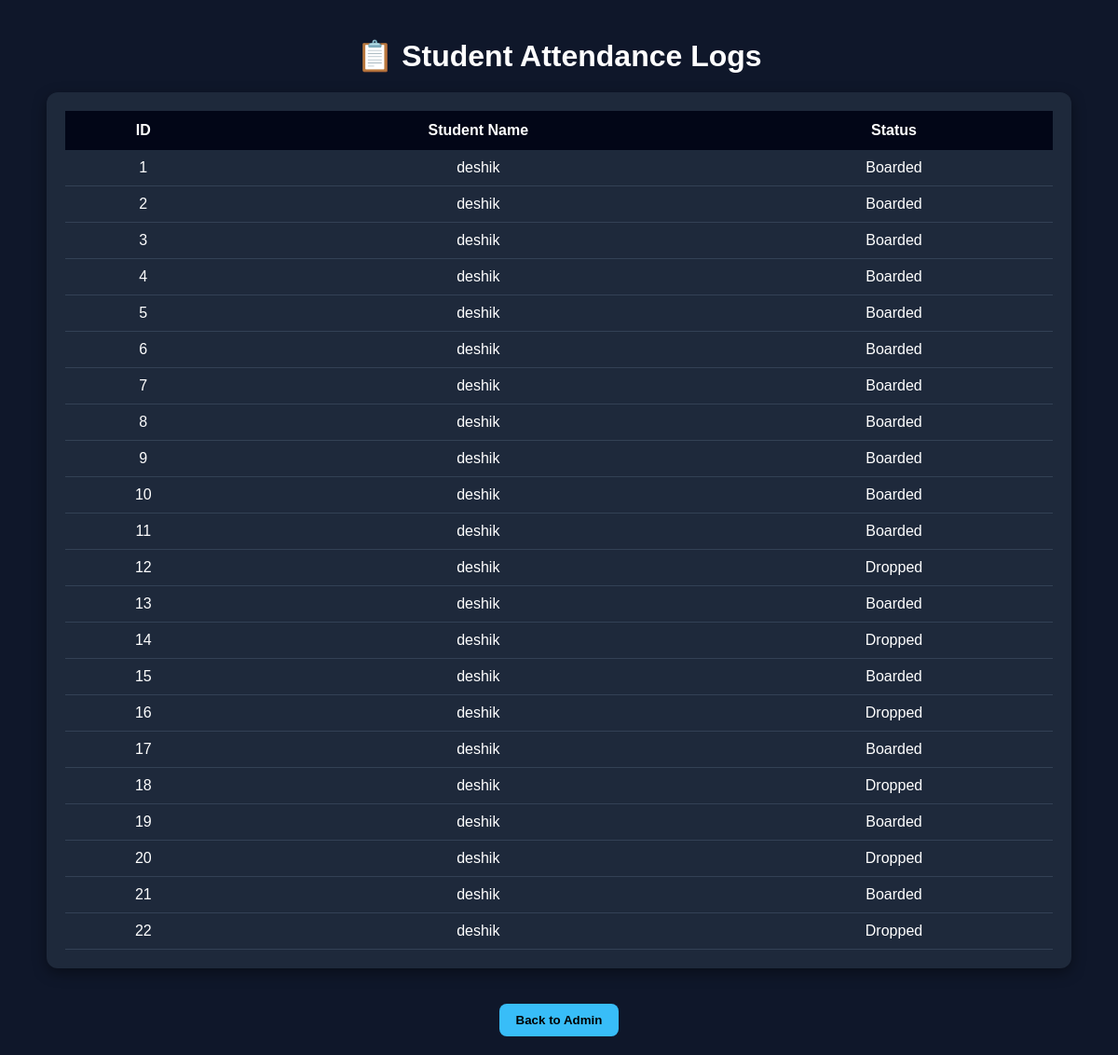
The app's page /attendance with its own data.
### server.py (models this page shows)
class Attendance(db.Model):
    id = db.Column(db.Integer, primary_key=True)
    student_name = db.Column(db.String(100))
    status = db.Column(db.String(20))
    time = db.Column(db.String(50))

### server.py (the view)
@app.route('/attendance')
def attendance():
    records = Attendance.query.all()
    return render_template("attendance.html", attendance=records)

### templates/attendance.html (shortened to what this page needs)
<!DOCTYPE html>
<html>
<head>
</head>
<body>
<div class="container">
<h1>📋 Student Attendance Logs</h1>
<div class="table-box">
<table>
<tr>
<th>ID</th>
<th>Student Name</th>
<th>Status</th>
</tr>
{% for a in attendance %}
<tr>
<td>{{a.id}}</td>
<td>{{a.student_name}}</td>
<td>{{a.status}}</td>
</tr>
{% endfor %}
</table>
</div>
<br>
<a href="/admin_dashboard">
<button class="back-btn">Back to Admin</button>
</a>
</div>
</body>
</html>

### templates/attendance.html (style rules this page uses)
body { margin:0; font-family:Arial, Helvetica, sans-serif; background:#0f172a; color:white; text-align:center; }
.container { width:95%; max-width:1100px; margin:auto; padding:20px; }
h1 { margin-bottom:20px; }
.table-box { background:#1e293b; padding:20px; border-radius:12px; box-shadow:0 5px 15px rgba(0,0,0,0.4); overflow-x:auto; }
table { width:100%; border-collapse:collapse; }
th { background:#020617; padding:12px; }
td { padding:10px; border-bottom:1px solid #334155; }
.back-btn { margin-top:20px; padding:10px 18px; border:none; border-radius:8px; cursor:pointer; font-weight:bold; background:#38bdf8; color:black; }

### records on screen
Attendance: id "1", student_name "deshik", status "Boarded"
Attendance: id "2", student_name "deshik", status "Boarded"
Attendance: id "3", student_name "deshik", status "Boarded"
Attendance: id "4", student_name "deshik", status "Boarded"
Attendance: id "5", student_name "deshik", status "Boarded"
Attendance: id "6", student_name "deshik", status "Boarded"
Attendance: id "7", student_name "deshik", status "Boarded"
Attendance: id "8", student_name "deshik", status "Boarded"
Attendance: id "9", student_name "deshik", status "Boarded"
Attendance: id "10", student_name "deshik", status "Boarded"
Attendance: id "11", student_name "deshik", status "Boarded"
Attendance: id "12", student_name "deshik", status "Dropped"
Attendance: id "13", student_name "deshik", status "Boarded"
Attendance: id "14", student_name "deshik", status "Dropped"
Attendance: id "15", student_name "deshik", status "Boarded"
Attendance: id "16", student_name "deshik", status "Dropped"
Attendance: id "17", student_name "deshik", status "Boarded"
Attendance: id "18", student_name "deshik", status "Dropped"
Attendance: id "19", student_name "deshik", status "Boarded"
Attendance: id "20", student_name "deshik", status "Dropped"
Attendance: id "21", student_name "deshik", status "Boarded"
Attendance: id "22", student_name "deshik", status "Dropped"
